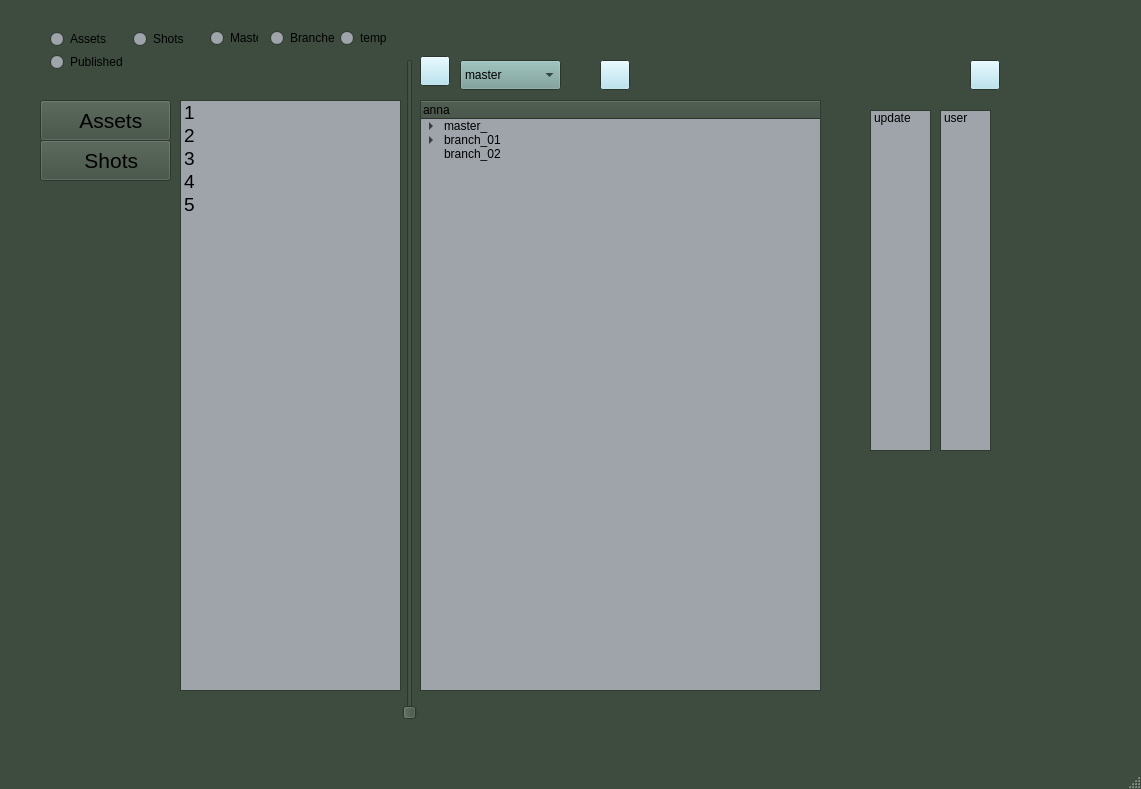
<?xml version="1.0" encoding="UTF-8"?>
<ui version="4.0">
 <class>MainWindow</class>
 <widget class="QMainWindow" name="MainWindow">
  <property name="geometry">
   <rect>
    <x>0</x>
    <y>0</y>
    <width>1141</width>
    <height>789</height>
   </rect>
  </property>
  <property name="palette">
   <palette>
    <active>
     <colorrole role="WindowText">
      <brush brushstyle="SolidPattern">
       <color alpha="255">
        <red>0</red>
        <green>0</green>
        <blue>0</blue>
       </color>
      </brush>
     </colorrole>
     <colorrole role="Button">
      <brush brushstyle="SolidPattern">
       <color alpha="255">
        <red>61</red>
        <green>76</green>
        <blue>63</blue>
       </color>
      </brush>
     </colorrole>
     <colorrole role="Light">
      <brush brushstyle="SolidPattern">
       <color alpha="255">
        <red>232</red>
        <green>205</green>
        <blue>255</blue>
       </color>
      </brush>
     </colorrole>
     <colorrole role="Midlight">
      <brush brushstyle="SolidPattern">
       <color alpha="255">
        <red>95</red>
        <green>134</green>
        <blue>135</blue>
       </color>
      </brush>
     </colorrole>
     <colorrole role="Dark">
      <brush brushstyle="SolidPattern">
       <color alpha="255">
        <red>85</red>
        <green>101</green>
        <blue>160</blue>
       </color>
      </brush>
     </colorrole>
     <colorrole role="Mid">
      <brush brushstyle="SolidPattern">
       <color alpha="255">
        <red>151</red>
        <green>125</green>
        <blue>160</blue>
       </color>
      </brush>
     </colorrole>
     <colorrole role="Text">
      <brush brushstyle="SolidPattern">
       <color alpha="255">
        <red>0</red>
        <green>0</green>
        <blue>0</blue>
       </color>
      </brush>
     </colorrole>
     <colorrole role="ButtonText">
      <brush brushstyle="SolidPattern">
       <color alpha="255">
        <red>0</red>
        <green>0</green>
        <blue>0</blue>
       </color>
      </brush>
     </colorrole>
     <colorrole role="Base">
      <brush brushstyle="SolidPattern">
       <color alpha="255">
        <red>158</red>
        <green>164</green>
        <blue>170</blue>
       </color>
      </brush>
     </colorrole>
     <colorrole role="Window">
      <brush brushstyle="SolidPattern">
       <color alpha="255">
        <red>61</red>
        <green>76</green>
        <blue>63</blue>
       </color>
      </brush>
     </colorrole>
    </active>
    <inactive>
     <colorrole role="WindowText">
      <brush brushstyle="SolidPattern">
       <color alpha="255">
        <red>0</red>
        <green>0</green>
        <blue>0</blue>
       </color>
      </brush>
     </colorrole>
     <colorrole role="Button">
      <brush brushstyle="SolidPattern">
       <color alpha="255">
        <red>61</red>
        <green>76</green>
        <blue>63</blue>
       </color>
      </brush>
     </colorrole>
     <colorrole role="Light">
      <brush brushstyle="SolidPattern">
       <color alpha="255">
        <red>232</red>
        <green>205</green>
        <blue>255</blue>
       </color>
      </brush>
     </colorrole>
     <colorrole role="Midlight">
      <brush brushstyle="SolidPattern">
       <color alpha="255">
        <red>159</red>
        <green>224</green>
        <blue>227</blue>
       </color>
      </brush>
     </colorrole>
     <colorrole role="Dark">
      <brush brushstyle="SolidPattern">
       <color alpha="255">
        <red>85</red>
        <green>101</green>
        <blue>160</blue>
       </color>
      </brush>
     </colorrole>
     <colorrole role="Mid">
      <brush brushstyle="SolidPattern">
       <color alpha="255">
        <red>151</red>
        <green>125</green>
        <blue>160</blue>
       </color>
      </brush>
     </colorrole>
     <colorrole role="Text">
      <brush brushstyle="SolidPattern">
       <color alpha="255">
        <red>0</red>
        <green>0</green>
        <blue>0</blue>
       </color>
      </brush>
     </colorrole>
     <colorrole role="ButtonText">
      <brush brushstyle="SolidPattern">
       <color alpha="255">
        <red>0</red>
        <green>0</green>
        <blue>0</blue>
       </color>
      </brush>
     </colorrole>
     <colorrole role="Base">
      <brush brushstyle="SolidPattern">
       <color alpha="255">
        <red>158</red>
        <green>164</green>
        <blue>170</blue>
       </color>
      </brush>
     </colorrole>
     <colorrole role="Window">
      <brush brushstyle="SolidPattern">
       <color alpha="255">
        <red>61</red>
        <green>76</green>
        <blue>63</blue>
       </color>
      </brush>
     </colorrole>
    </inactive>
    <disabled>
     <colorrole role="WindowText">
      <brush brushstyle="SolidPattern">
       <color alpha="255">
        <red>85</red>
        <green>101</green>
        <blue>160</blue>
       </color>
      </brush>
     </colorrole>
     <colorrole role="Button">
      <brush brushstyle="SolidPattern">
       <color alpha="255">
        <red>61</red>
        <green>76</green>
        <blue>63</blue>
       </color>
      </brush>
     </colorrole>
     <colorrole role="Light">
      <brush brushstyle="SolidPattern">
       <color alpha="255">
        <red>232</red>
        <green>205</green>
        <blue>255</blue>
       </color>
      </brush>
     </colorrole>
     <colorrole role="Midlight">
      <brush brushstyle="SolidPattern">
       <color alpha="255">
        <red>159</red>
        <green>224</green>
        <blue>227</blue>
       </color>
      </brush>
     </colorrole>
     <colorrole role="Dark">
      <brush brushstyle="SolidPattern">
       <color alpha="255">
        <red>85</red>
        <green>101</green>
        <blue>160</blue>
       </color>
      </brush>
     </colorrole>
     <colorrole role="Mid">
      <brush brushstyle="SolidPattern">
       <color alpha="255">
        <red>151</red>
        <green>125</green>
        <blue>160</blue>
       </color>
      </brush>
     </colorrole>
     <colorrole role="Text">
      <brush brushstyle="SolidPattern">
       <color alpha="255">
        <red>85</red>
        <green>101</green>
        <blue>160</blue>
       </color>
      </brush>
     </colorrole>
     <colorrole role="ButtonText">
      <brush brushstyle="SolidPattern">
       <color alpha="255">
        <red>85</red>
        <green>101</green>
        <blue>160</blue>
       </color>
      </brush>
     </colorrole>
     <colorrole role="Base">
      <brush brushstyle="SolidPattern">
       <color alpha="255">
        <red>255</red>
        <green>255</green>
        <blue>127</blue>
       </color>
      </brush>
     </colorrole>
     <colorrole role="Window">
      <brush brushstyle="SolidPattern">
       <color alpha="255">
        <red>61</red>
        <green>76</green>
        <blue>63</blue>
       </color>
      </brush>
     </colorrole>
    </disabled>
   </palette>
  </property>
  <property name="windowTitle">
   <string>MainWindow</string>
  </property>
  <widget class="QWidget" name="centralwidget">
   <widget class="QRadioButton" name="radioButton_Master">
    <property name="geometry">
     <rect>
      <x>210</x>
      <y>30</y>
      <width>48</width>
      <height>16</height>
     </rect>
    </property>
    <property name="text">
     <string>Master</string>
    </property>
   </widget>
   <widget class="QRadioButton" name="radioButton_branches">
    <property name="geometry">
     <rect>
      <x>270</x>
      <y>30</y>
      <width>65</width>
      <height>16</height>
     </rect>
    </property>
    <property name="text">
     <string>Branches</string>
    </property>
   </widget>
   <widget class="QRadioButton" name="radioButton_temp">
    <property name="geometry">
     <rect>
      <x>340</x>
      <y>30</y>
      <width>69</width>
      <height>16</height>
     </rect>
    </property>
    <property name="text">
     <string>temp</string>
    </property>
   </widget>
   <widget class="QWidget" name="formLayoutWidget">
    <property name="geometry">
     <rect>
      <x>50</x>
      <y>30</y>
      <width>141</width>
      <height>41</height>
     </rect>
    </property>
    <layout class="QFormLayout" name="formLayout">
     <property name="horizontalSpacing">
      <number>5</number>
     </property>
     <property name="verticalSpacing">
      <number>5</number>
     </property>
     <property name="leftMargin">
      <number>0</number>
     </property>
     <property name="bottomMargin">
      <number>0</number>
     </property>
     <item row="0" column="0">
      <widget class="QRadioButton" name="radioButton_assets">
       <property name="text">
        <string>Assets</string>
       </property>
      </widget>
     </item>
     <item row="0" column="1">
      <widget class="QRadioButton" name="radioButton_shots">
       <property name="text">
        <string>Shots</string>
       </property>
      </widget>
     </item>
     <item row="1" column="0">
      <widget class="QRadioButton" name="radioButton_published">
       <property name="text">
        <string>Published</string>
       </property>
      </widget>
     </item>
    </layout>
   </widget>
   <widget class="QPushButton" name="pushButton_assets">
    <property name="geometry">
     <rect>
      <x>40</x>
      <y>100</y>
      <width>131</width>
      <height>41</height>
     </rect>
    </property>
    <property name="palette">
     <palette>
      <active>
       <colorrole role="Button">
        <brush brushstyle="SolidPattern">
         <color alpha="255">
          <red>61</red>
          <green>76</green>
          <blue>63</blue>
         </color>
        </brush>
       </colorrole>
       <colorrole role="Shadow">
        <brush brushstyle="SolidPattern">
         <color alpha="255">
          <red>61</red>
          <green>76</green>
          <blue>63</blue>
         </color>
        </brush>
       </colorrole>
      </active>
      <inactive>
       <colorrole role="Button">
        <brush brushstyle="SolidPattern">
         <color alpha="255">
          <red>61</red>
          <green>76</green>
          <blue>63</blue>
         </color>
        </brush>
       </colorrole>
       <colorrole role="Shadow">
        <brush brushstyle="SolidPattern">
         <color alpha="255">
          <red>61</red>
          <green>76</green>
          <blue>63</blue>
         </color>
        </brush>
       </colorrole>
      </inactive>
      <disabled>
       <colorrole role="Button">
        <brush brushstyle="SolidPattern">
         <color alpha="255">
          <red>61</red>
          <green>76</green>
          <blue>63</blue>
         </color>
        </brush>
       </colorrole>
       <colorrole role="Shadow">
        <brush brushstyle="SolidPattern">
         <color alpha="255">
          <red>61</red>
          <green>76</green>
          <blue>63</blue>
         </color>
        </brush>
       </colorrole>
      </disabled>
     </palette>
    </property>
    <property name="font">
     <font>
      <family>Arial</family>
      <pointsize>16</pointsize>
     </font>
    </property>
    <property name="acceptDrops">
     <bool>false</bool>
    </property>
    <property name="autoFillBackground">
     <bool>false</bool>
    </property>
    <property name="inputMethodHints">
     <set>Qt::ImhNone</set>
    </property>
    <property name="text">
     <string>  Assets</string>
    </property>
    <property name="icon">
     <iconset>
      <normaloff>icons/number_1.png</normaloff>icons/number_1.png</iconset>
    </property>
    <property name="iconSize">
     <size>
      <width>24</width>
      <height>24</height>
     </size>
    </property>
   </widget>
   <widget class="QPushButton" name="pushButton_shots">
    <property name="geometry">
     <rect>
      <x>40</x>
      <y>140</y>
      <width>131</width>
      <height>41</height>
     </rect>
    </property>
    <property name="palette">
     <palette>
      <active>
       <colorrole role="Button">
        <brush brushstyle="SolidPattern">
         <color alpha="255">
          <red>61</red>
          <green>76</green>
          <blue>63</blue>
         </color>
        </brush>
       </colorrole>
       <colorrole role="Shadow">
        <brush brushstyle="SolidPattern">
         <color alpha="255">
          <red>61</red>
          <green>76</green>
          <blue>63</blue>
         </color>
        </brush>
       </colorrole>
      </active>
      <inactive>
       <colorrole role="Button">
        <brush brushstyle="SolidPattern">
         <color alpha="255">
          <red>61</red>
          <green>76</green>
          <blue>63</blue>
         </color>
        </brush>
       </colorrole>
       <colorrole role="Shadow">
        <brush brushstyle="SolidPattern">
         <color alpha="255">
          <red>61</red>
          <green>76</green>
          <blue>63</blue>
         </color>
        </brush>
       </colorrole>
      </inactive>
      <disabled>
       <colorrole role="Button">
        <brush brushstyle="SolidPattern">
         <color alpha="255">
          <red>61</red>
          <green>76</green>
          <blue>63</blue>
         </color>
        </brush>
       </colorrole>
       <colorrole role="Shadow">
        <brush brushstyle="SolidPattern">
         <color alpha="255">
          <red>61</red>
          <green>76</green>
          <blue>63</blue>
         </color>
        </brush>
       </colorrole>
      </disabled>
     </palette>
    </property>
    <property name="font">
     <font>
      <family>Arial</family>
      <pointsize>16</pointsize>
     </font>
    </property>
    <property name="acceptDrops">
     <bool>false</bool>
    </property>
    <property name="autoFillBackground">
     <bool>false</bool>
    </property>
    <property name="inputMethodHints">
     <set>Qt::ImhNone</set>
    </property>
    <property name="text">
     <string>  Shots</string>
    </property>
    <property name="icon">
     <iconset>
      <normaloff>icons/number_1.png</normaloff>icons/number_1.png</iconset>
    </property>
    <property name="iconSize">
     <size>
      <width>24</width>
      <height>24</height>
     </size>
    </property>
   </widget>
   <widget class="QListWidget" name="listWidget_assetProj">
    <property name="geometry">
     <rect>
      <x>180</x>
      <y>100</y>
      <width>221</width>
      <height>591</height>
     </rect>
    </property>
    <property name="font">
     <font>
      <pointsize>14</pointsize>
     </font>
    </property>
    <property name="inputMethodHints">
     <set>Qt::ImhNone</set>
    </property>
    <property name="lineWidth">
     <number>2</number>
    </property>
    <property name="midLineWidth">
     <number>1</number>
    </property>
    <property name="viewMode">
     <enum>QListView::ListMode</enum>
    </property>
    <item>
     <property name="text">
      <string>1</string>
     </property>
    </item>
    <item>
     <property name="text">
      <string>2</string>
     </property>
    </item>
    <item>
     <property name="text">
      <string>3</string>
     </property>
    </item>
    <item>
     <property name="text">
      <string>4</string>
     </property>
    </item>
    <item>
     <property name="text">
      <string>5</string>
     </property>
    </item>
   </widget>
   <widget class="QListWidget" name="listWidget_2">
    <property name="geometry">
     <rect>
      <x>870</x>
      <y>110</y>
      <width>61</width>
      <height>341</height>
     </rect>
    </property>
    <item>
     <property name="text">
      <string>update</string>
     </property>
    </item>
   </widget>
   <widget class="QListWidget" name="listWidget_3">
    <property name="geometry">
     <rect>
      <x>940</x>
      <y>110</y>
      <width>51</width>
      <height>341</height>
     </rect>
    </property>
    <item>
     <property name="text">
      <string>user</string>
     </property>
    </item>
   </widget>
   <widget class="QTreeWidget" name="treeWidget_assetTree">
    <property name="geometry">
     <rect>
      <x>420</x>
      <y>100</y>
      <width>401</width>
      <height>591</height>
     </rect>
    </property>
    <column>
     <property name="text">
      <string>anna</string>
     </property>
    </column>
    <item>
     <property name="text">
      <string>master_</string>
     </property>
     <item>
      <property name="text">
       <string>anna_01</string>
      </property>
     </item>
     <item>
      <property name="text">
       <string>anna_02</string>
      </property>
     </item>
     <item>
      <property name="text">
       <string>anna_03</string>
      </property>
     </item>
    </item>
    <item>
     <property name="text">
      <string>branch_01</string>
     </property>
     <item>
      <property name="text">
       <string>branch_01_01</string>
      </property>
     </item>
     <item>
      <property name="text">
       <string>branch_01_02</string>
      </property>
      <item>
       <property name="text">
        <string>branch_01_02_01</string>
       </property>
      </item>
      <item>
       <property name="text">
        <string>branch_01_02_02</string>
       </property>
      </item>
     </item>
     <item>
      <property name="text">
       <string>branch_01_03</string>
      </property>
     </item>
    </item>
    <item>
     <property name="text">
      <string>branch_02</string>
     </property>
    </item>
   </widget>
   <widget class="QPushButton" name="pushButton_branch">
    <property name="geometry">
     <rect>
      <x>420</x>
      <y>56</y>
      <width>30</width>
      <height>30</height>
     </rect>
    </property>
    <property name="palette">
     <palette>
      <active>
       <colorrole role="Button">
        <brush brushstyle="SolidPattern">
         <color alpha="255">
          <red>172</red>
          <green>224</green>
          <blue>239</blue>
         </color>
        </brush>
       </colorrole>
      </active>
      <inactive>
       <colorrole role="Button">
        <brush brushstyle="SolidPattern">
         <color alpha="255">
          <red>172</red>
          <green>224</green>
          <blue>239</blue>
         </color>
        </brush>
       </colorrole>
      </inactive>
      <disabled>
       <colorrole role="Button">
        <brush brushstyle="SolidPattern">
         <color alpha="255">
          <red>172</red>
          <green>224</green>
          <blue>239</blue>
         </color>
        </brush>
       </colorrole>
      </disabled>
     </palette>
    </property>
    <property name="text">
     <string/>
    </property>
    <property name="icon">
     <iconset>
      <normaloff>icons/branch_01.png</normaloff>icons/branch_01.png</iconset>
    </property>
    <property name="iconSize">
     <size>
      <width>20</width>
      <height>20</height>
     </size>
    </property>
   </widget>
   <widget class="QPushButton" name="pushButton_master">
    <property name="geometry">
     <rect>
      <x>970</x>
      <y>60</y>
      <width>30</width>
      <height>30</height>
     </rect>
    </property>
    <property name="palette">
     <palette>
      <active>
       <colorrole role="Button">
        <brush brushstyle="SolidPattern">
         <color alpha="255">
          <red>172</red>
          <green>224</green>
          <blue>239</blue>
         </color>
        </brush>
       </colorrole>
      </active>
      <inactive>
       <colorrole role="Button">
        <brush brushstyle="SolidPattern">
         <color alpha="255">
          <red>172</red>
          <green>224</green>
          <blue>239</blue>
         </color>
        </brush>
       </colorrole>
      </inactive>
      <disabled>
       <colorrole role="Button">
        <brush brushstyle="SolidPattern">
         <color alpha="255">
          <red>172</red>
          <green>224</green>
          <blue>239</blue>
         </color>
        </brush>
       </colorrole>
      </disabled>
     </palette>
    </property>
    <property name="text">
     <string/>
    </property>
    <property name="icon">
     <iconset>
      <normaloff>icons/master_01.png</normaloff>icons/master_01.png</iconset>
    </property>
    <property name="iconSize">
     <size>
      <width>20</width>
      <height>20</height>
     </size>
    </property>
   </widget>
   <widget class="QComboBox" name="comboBox_branches">
    <property name="geometry">
     <rect>
      <x>460</x>
      <y>60</y>
      <width>101</width>
      <height>30</height>
     </rect>
    </property>
    <property name="palette">
     <palette>
      <active>
       <colorrole role="Button">
        <brush brushstyle="SolidPattern">
         <color alpha="255">
          <red>117</red>
          <green>157</green>
          <blue>151</blue>
         </color>
        </brush>
       </colorrole>
      </active>
      <inactive>
       <colorrole role="Button">
        <brush brushstyle="SolidPattern">
         <color alpha="255">
          <red>117</red>
          <green>157</green>
          <blue>151</blue>
         </color>
        </brush>
       </colorrole>
      </inactive>
      <disabled>
       <colorrole role="Button">
        <brush brushstyle="SolidPattern">
         <color alpha="255">
          <red>117</red>
          <green>157</green>
          <blue>151</blue>
         </color>
        </brush>
       </colorrole>
      </disabled>
     </palette>
    </property>
    <item>
     <property name="text">
      <string>master</string>
     </property>
    </item>
   </widget>
   <widget class="QSlider" name="verticalSlider">
    <property name="geometry">
     <rect>
      <x>400</x>
      <y>59</y>
      <width>20</width>
      <height>661</height>
     </rect>
    </property>
    <property name="orientation">
     <enum>Qt::Vertical</enum>
    </property>
   </widget>
   <widget class="QPushButton" name="pushButton_getDict">
    <property name="geometry">
     <rect>
      <x>600</x>
      <y>60</y>
      <width>30</width>
      <height>30</height>
     </rect>
    </property>
    <property name="palette">
     <palette>
      <active>
       <colorrole role="Button">
        <brush brushstyle="SolidPattern">
         <color alpha="255">
          <red>172</red>
          <green>224</green>
          <blue>239</blue>
         </color>
        </brush>
       </colorrole>
      </active>
      <inactive>
       <colorrole role="Button">
        <brush brushstyle="SolidPattern">
         <color alpha="255">
          <red>172</red>
          <green>224</green>
          <blue>239</blue>
         </color>
        </brush>
       </colorrole>
      </inactive>
      <disabled>
       <colorrole role="Button">
        <brush brushstyle="SolidPattern">
         <color alpha="255">
          <red>172</red>
          <green>224</green>
          <blue>239</blue>
         </color>
        </brush>
       </colorrole>
      </disabled>
     </palette>
    </property>
    <property name="text">
     <string/>
    </property>
    <property name="icon">
     <iconset>
      <normaloff>icons/application-view-tree-128.png</normaloff>icons/application-view-tree-128.png</iconset>
    </property>
    <property name="iconSize">
     <size>
      <width>20</width>
      <height>20</height>
     </size>
    </property>
   </widget>
  </widget>
  <widget class="QMenuBar" name="menubar">
   <property name="geometry">
    <rect>
     <x>0</x>
     <y>0</y>
     <width>1141</width>
     <height>18</height>
    </rect>
   </property>
  </widget>
  <widget class="QStatusBar" name="statusbar"/>
 </widget>
 <resources/>
 <connections/>
</ui>
